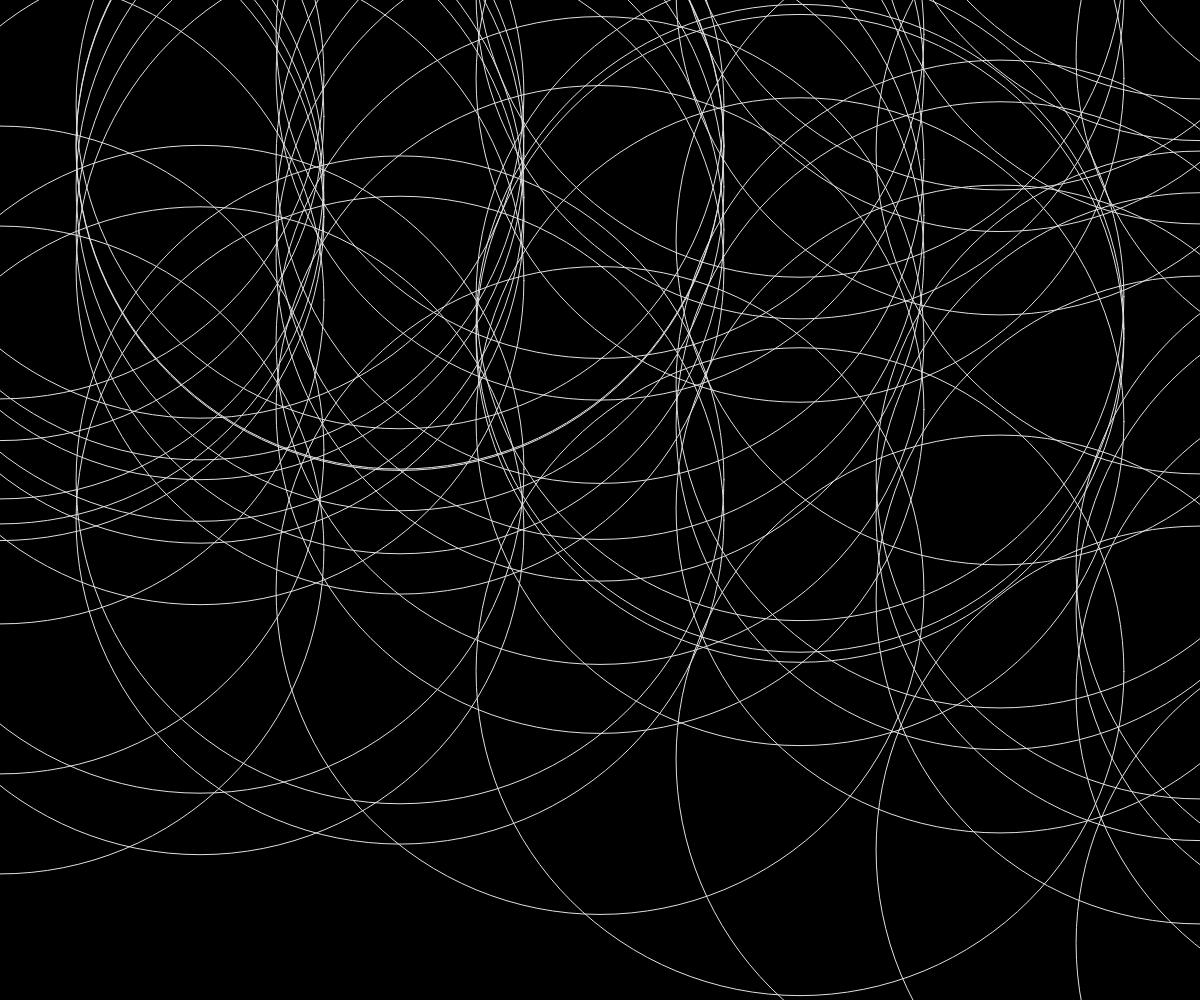
Frame 1 (no input)
Frame 60 (no input): identical to frame 1, image omitted
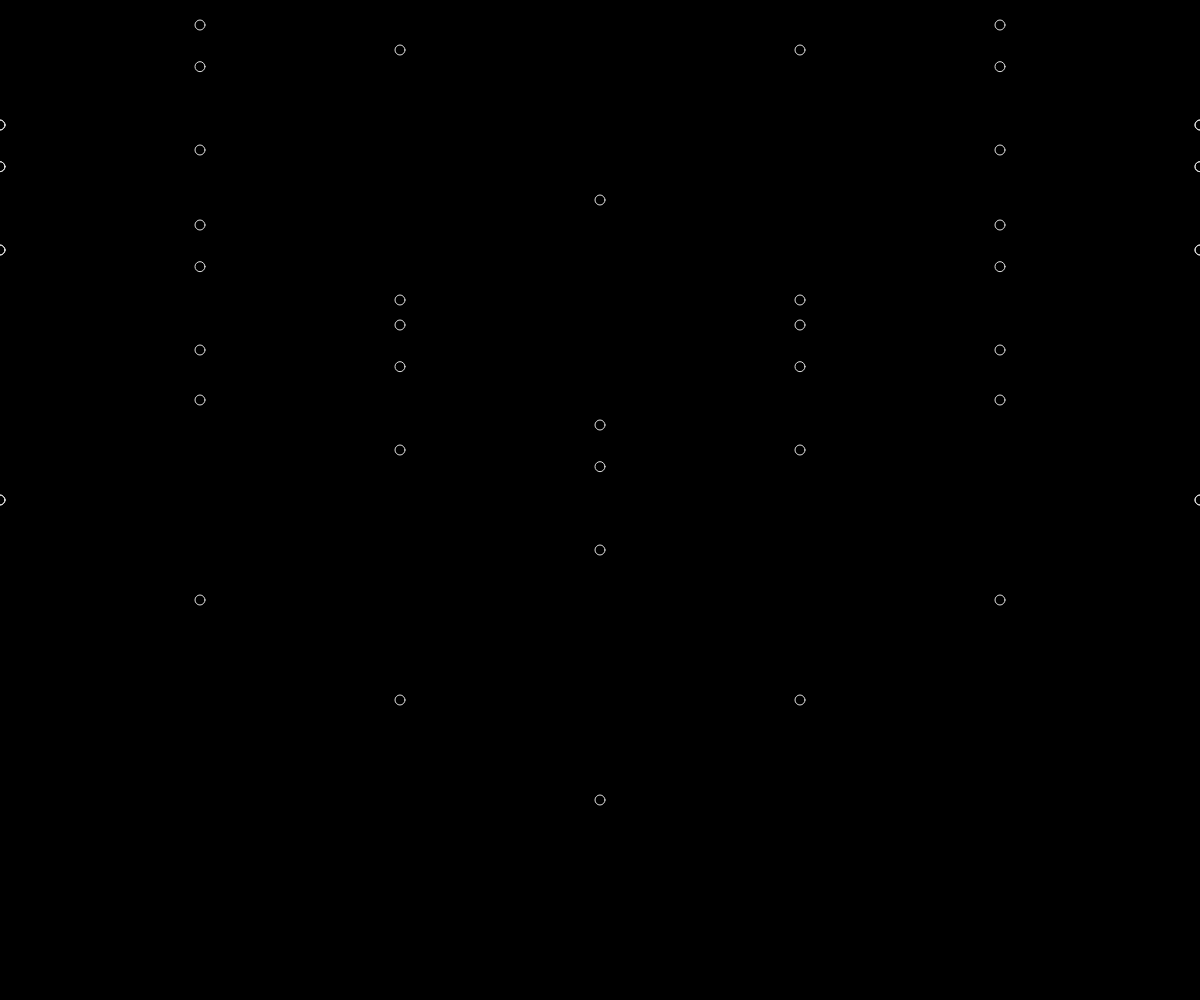
Frame 120 (the mouse pressed at the canvas centre since frame 60)

The p5.js sketch that drew these frames (run headless with seeded random() and noise() and a simulated clock; from frame 60 on, the mouse is pressed at the canvas centre):

// p5.js sketch
// ── sketch.js


function setup() {
  createCanvas(windowWidth, windowHeight);



}

function draw() {
  background(0);
  noFill();
  stroke(225);

  for (let i = 0; i < 10; i++) {

/*
    //plan:yposition ist abhängig von Distanz von Maus zur Mitte der Elypse
    let diszanz = dist(mouseX, mouseY, i * 200, height / 2);
    let posY = map(diszanz, 0, width, -300, 300);

    ellipse(i * 200, height / 2 - posY, 200, 200);
    ellipse(i * 200, height / 2 + posY, 200, 200);
    ellipse(i * 200, height / 4 + posY, 200, 200);
    ellipse(i * 200, height / 4 - posY, 200, 200);
    ellipse(i * 200, height / 8 + posY, 200, 200);
    ellipse(i * 200, height / 8 - posY, 200, 200);
    ellipse(i * 200, height / 6 + posY, 200, 200);
    ellipse(i * 200, height / 6 - posY, 200, 200);*/

    // Distanz von Maus zur Mitte des Fensters
    let distMitte = dist(mouseX, mouseY, width / 2, height / 2);
    let durchmesser = map(distMitte, 0, width / 2, 10, 500);

    // Distanz von Maus zu jeder Ellipsensäule
    let distEllipse = dist(mouseX, mouseY, i * 200, height / 2);
    let posY = map(distEllipse, 0, width, -300, 300);

    ellipse(i * 200, height / 2 - posY, durchmesser, durchmesser);
    ellipse(i * 200, height / 2 + posY, durchmesser, durchmesser);
    ellipse(i * 200, height / 4 + posY, durchmesser, durchmesser);
    ellipse(i * 200, height / 4 - posY, durchmesser, durchmesser);
    ellipse(i * 200, height / 8 + posY, durchmesser, durchmesser);
    ellipse(i * 200, height / 8 - posY, durchmesser, durchmesser);
    ellipse(i * 200, height / 6 + posY, durchmesser, durchmesser);
    ellipse(i * 200, height / 6 - posY, durchmesser, durchmesser);
  }
}



  
